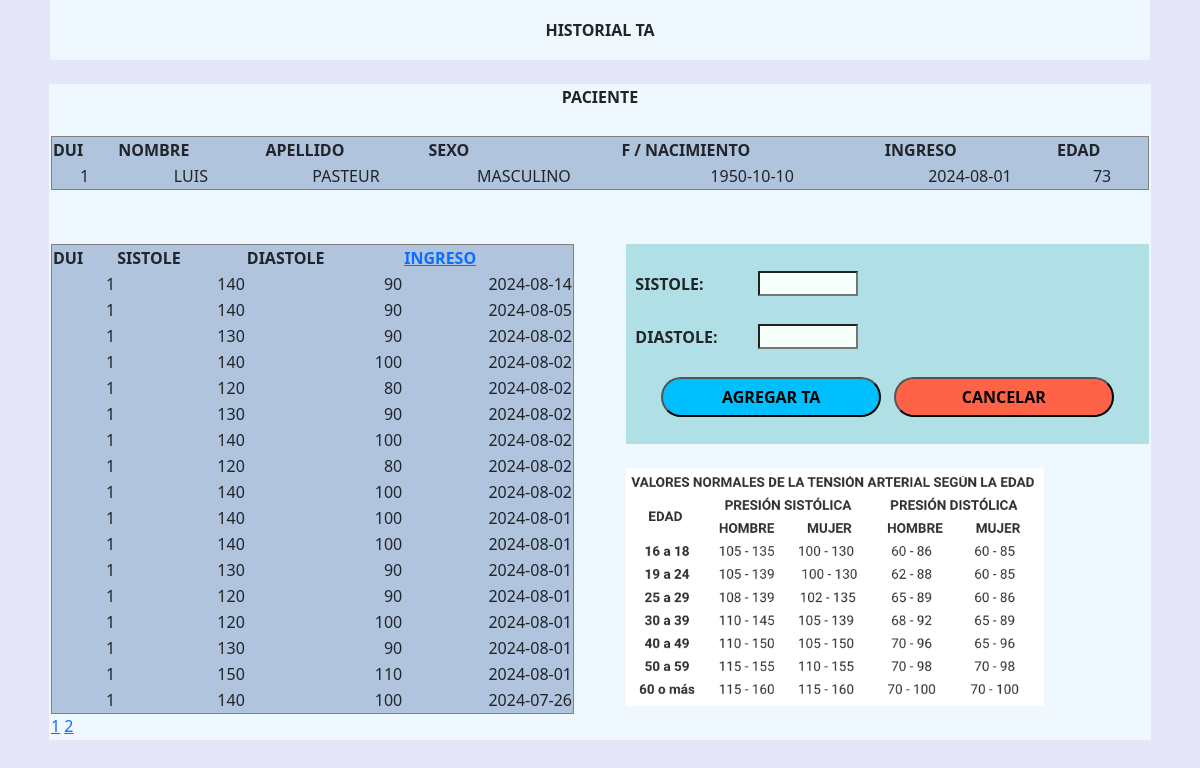
Page /listar_historial.php on the committed database.
### tables this page shows
CREATE TABLE `tmppaciente` (
  `id` int(11) NOT NULL,
  `dui` int(10) NOT NULL,
  `nombre` varchar(25) NOT NULL,
  `apellido` varchar(25) NOT NULL,
  `sexo` varchar(9) NOT NULL,
  `nacimiento` date NOT NULL,
  `ingreso` date NOT NULL
);

CREATE TABLE `tension` (
  `id` int(11) NOT NULL,
  `dui` int(10) NOT NULL,
  `sistole` int(3) NOT NULL,
  `diastole` int(3) NOT NULL,
  `ingreso` date NOT NULL DEFAULT current_timestamp()
);

### listar_historial_mostrar.php (the view, shortened to what this page needs)
<?php
include_once "css.php";
try {
    $pdo = new PDO("mysql:host=localhost;dbname=ta", "root", "");
    $pdo->setAttribute(PDO::ATTR_ERRMODE, PDO::ERRMODE_EXCEPTION);
    $query = $pdo->query("SELECT dui FROM tmppaciente LIMIT 1");
    $result = $query->fetch(PDO::FETCH_ASSOC);
    $dui = $result['dui'];
} catch (PDOException $e) {
    echo "Error: " . $e->getMessage();
}
$limit = 17;
$page = isset($_GET['page']) ? (int)$_GET['page'] : 1;
$offset = ($page - 1) * $limit;
$order = isset($_GET['order']) && $_GET['order'] == 'asc' ? 'ASC' : 'DESC';
try {
    $stmt = $pdo->prepare("SELECT dui, sistole, diastole, ingreso FROM tension WHERE dui = :dui ORDER BY ingreso $order LIMIT :limit OFFSET :offset");
    $stmt->bindParam(':dui', $dui, PDO::PARAM_STR);
    $stmt->bindParam(':limit', $limit, PDO::PARAM_INT);
    $stmt->bindParam(':offset', $offset, PDO::PARAM_INT);
    $stmt->execute();
    $results = $stmt->fetchAll(PDO::FETCH_ASSOC);
    $totalStmt = $pdo->prepare("SELECT COUNT(*) FROM tension WHERE dui = :dui");
    $totalStmt->bindParam(':dui', $dui, PDO::PARAM_STR);
    $totalStmt->execute();
    $totalResults = $totalStmt->fetchColumn();
    $totalPages = ceil($totalResults / $limit);
} catch (PDOException $e) {
    echo "Error: " . $e->getMessage();
}
?>
<!DOCTYPE html>
<html>
<head>
</head>
<body>
    <table border="1" class="tablaDatos">
        <thead>
            <tr>
                <th>DUI</th>
                <th>SISTOLE</th>
                <th>DIASTOLE</th>
                <th>
                    <a href="?page=<?php echo $page; ?>&order=<?php echo $order == 'ASC' ? 'desc' : 'asc'; ?>">
                        INGRESO
                    </a>
                </th>
            </tr>
        </thead>
        <tbody>
            <?php if (!empty($results)) : ?>
                <?php foreach ($results as $row) : ?>
                    <tr>
                        <td align="right"><?php echo htmlspecialchars($row['dui']); ?></td>
                        <td align="right"><?php echo htmlspecialchars($row['sistole']); ?></td>
                        <td align="right"><?php echo htmlspecialchars($row['diastole']); ?></td>
                        <td align="right"><?php echo htmlspecialchars($row['ingreso']); ?></td>
                    </tr>
                <?php endforeach; ?>
            <?php else : ?>
                <tr>
                    <td colspan="4">No se encontraron registros.</td>
                </tr>
            <?php endif; ?>
        </tbody>
    </table>
    <div>
        <?php for ($i = 1; $i <= $totalPages; $i++) : ?>
            <a href="?page=<?php echo $i; ?>&order=<?php echo $order; ?>"><?php echo $i; ?></a>
        <?php endfor; ?>
    </div>
</body>
</html>

### paciente_validar_mostrar_temporal.php (shortened to what this page needs)
<!DOCTYPE html>
<html>
    <head>
        <?php
            include_once "css.php";
        ?>
    </head>
    <body>
        <table width="1100px" border="0">
            <tr>
                <td>
                    <?php
                        $host = 'localhost';
                        $dbname = 'ta';
                        $username = 'root';
                        $password = '';
                        try {
                            $pdo = new PDO("mysql:host=$host;dbname=$dbname;charset=utf8", $username, $password);
                            $pdo->setAttribute(PDO::ATTR_ERRMODE, PDO::ERRMODE_EXCEPTION);
                            $stmt = $pdo->prepare("SELECT dui, nombre, apellido, sexo, nacimiento, ingreso FROM tmppaciente");
                            $stmt->execute();
                            echo "<table border='1' width='100%' class='tablaDatos'>
                                    <tr>
                                        <th>DUI</th>
                                        <th>NOMBRE</th>
                                        <th>APELLIDO</th>
                                        <th>SEXO</th>
                                        <th>F / NACIMIENTO</th>
                                        <th>INGRESO</th>
                                        <th>EDAD</th>
                                    </tr>";
                            while ($row = $stmt->fetch(PDO::FETCH_ASSOC)) {
                                $nacimiento = new DateTime($row['nacimiento']);
                                $hoy = new DateTime();
                                $edad = $hoy->diff($nacimiento)->y;
                                echo "<tr>
                                        <td align='center'>" . htmlspecialchars($row['dui']) . "</td>
                                        <td align='center'>" . htmlspecialchars($row['nombre']) . "</td>
                                        <td align='center'>" . htmlspecialchars($row['apellido']) . "</td>
                                        <td align='center'>" . htmlspecialchars($row['sexo']) . "</td>
                                        <td align='center'>" . htmlspecialchars($row['nacimiento']) . "</td>
                                        <td align='center'>" . htmlspecialchars($row['ingreso']) . "</td>
                                        <td align='center'>" . htmlspecialchars($edad) . "</td>
                                    </tr>";
                            }
                            echo "</table>";
                        } catch (PDOException $e) {
                            echo "Error: " . $e->getMessage();
                        }
                    ?>
                </td>
            </tr>
        </table>
    </body>
</html>

### css.php (style rules this page uses)
.body { background-color: lavender; }
.tablaDatos { width: 100%; background-color:lightsteelblue; }

### rows in the picture
tmppaciente: dui "1", nombre "LUIS", apellido "PASTEUR", sexo "MASCULINO", nacimiento "1950-10-10", ingreso "2024-08-01"
tension: dui "1", sistole "140", diastole "90", ingreso "2024-08-14"
tension: dui "1", sistole "140", diastole "90", ingreso "2024-08-05"
tension: dui "1", sistole "130", diastole "90", ingreso "2024-08-02"
tension: dui "1", sistole "140", diastole "100", ingreso "2024-08-02"
tension: dui "1", sistole "120", diastole "80", ingreso "2024-08-02"
tension: dui "1", sistole "130", diastole "90", ingreso "2024-08-02"
tension: dui "1", sistole "140", diastole "100", ingreso "2024-08-02"
tension: dui "1", sistole "120", diastole "80", ingreso "2024-08-02"
tension: dui "1", sistole "140", diastole "100", ingreso "2024-08-02"
tension: dui "1", sistole "140", diastole "100", ingreso "2024-08-01"
tension: dui "1", sistole "140", diastole "100", ingreso "2024-08-01"
tension: dui "1", sistole "130", diastole "90", ingreso "2024-08-01"
tension: dui "1", sistole "120", diastole "90", ingreso "2024-08-01"
tension: dui "1", sistole "120", diastole "100", ingreso "2024-08-01"
tension: dui "1", sistole "130", diastole "90", ingreso "2024-08-01"
tension: dui "1", sistole "150", diastole "110", ingreso "2024-08-01"
tension: dui "1", sistole "140", diastole "100", ingreso "2024-07-26"
